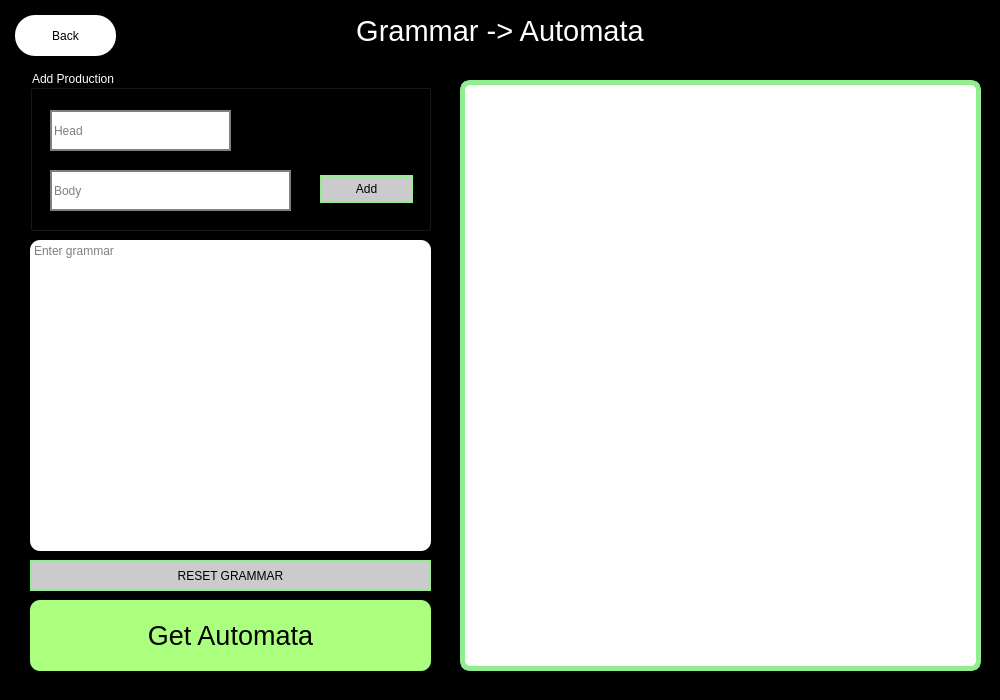
<?xml version="1.0" encoding="UTF-8"?>
<ui version="4.0">
 <class>Dialog</class>
 <widget class="QDialog" name="Dialog">
  <property name="geometry">
   <rect>
    <x>0</x>
    <y>0</y>
    <width>1000</width>
    <height>700</height>
   </rect>
  </property>
  <property name="windowTitle">
   <string>Dialog</string>
  </property>
  <property name="styleSheet">
   <string notr="true">background-color: rgb(0, 0, 0);
font: 75 20pt &quot;MS Shell Dlg 2&quot;;
color:white;</string>
  </property>
  <widget class="QLabel" name="automata_output">
   <property name="geometry">
    <rect>
     <x>460</x>
     <y>80</y>
     <width>521</width>
     <height>591</height>
    </rect>
   </property>
   <property name="styleSheet">
    <string notr="true">background-color: rgb(255, 255, 255);
border-radius:10px;
border: 5px solid lightgreen;</string>
   </property>
   <property name="text">
    <string/>
   </property>
   <property name="alignment">
    <set>Qt::AlignLeading|Qt::AlignLeft|Qt::AlignVCenter</set>
   </property>
  </widget>
  <widget class="QPushButton" name="solve_btn">
   <property name="geometry">
    <rect>
     <x>30</x>
     <y>600</y>
     <width>401</width>
     <height>71</height>
    </rect>
   </property>
   <property name="font">
    <font>
     <family>MS Shell Dlg 2</family>
     <pointsize>20</pointsize>
     <weight>9</weight>
     <italic>false</italic>
     <bold>false</bold>
    </font>
   </property>
   <property name="styleSheet">
    <string notr="true">QPushButton:hover {
    background-color: orange;
	color: white;
}

QPushButton{
background-color: rgb(170, 255, 127);
border-radius:10px;
color:black solid;
}

</string>
   </property>
   <property name="text">
    <string>Get Automata</string>
   </property>
   <property name="default">
    <bool>true</bool>
   </property>
  </widget>
  <widget class="QLabel" name="label">
   <property name="geometry">
    <rect>
     <x>0</x>
     <y>0</y>
     <width>1000</width>
     <height>61</height>
    </rect>
   </property>
   <property name="font">
    <font>
     <family>MS Shell Dlg 2</family>
     <pointsize>22</pointsize>
     <weight>9</weight>
     <italic>false</italic>
     <bold>false</bold>
    </font>
   </property>
   <property name="styleSheet">
    <string notr="true">background-color: rgb(0, 0, 0);
font: 75 22pt &quot;MS Shell Dlg 2&quot;;
padding: 10 px;
color: rgb(255, 255, 255);</string>
   </property>
   <property name="text">
    <string>Grammar -&gt; Automata</string>
   </property>
   <property name="alignment">
    <set>Qt::AlignCenter</set>
   </property>
  </widget>
  <widget class="QPushButton" name="back_btn">
   <property name="geometry">
    <rect>
     <x>15</x>
     <y>15</y>
     <width>101</width>
     <height>41</height>
    </rect>
   </property>
   <property name="styleSheet">
    <string notr="true">QPushButton:hover {
    background-color: lightgreen;
	color: white;
}
QPushButton{
font: 75 15pt &quot;MS Shell Dlg 2&quot;;
color: rgb(0, 0, 0);
background-color: rgb(255, 255, 255);
border-radius:20px;
}
</string>
   </property>
   <property name="text">
    <string>Back</string>
   </property>
  </widget>
  <widget class="QPushButton" name="reset">
   <property name="geometry">
    <rect>
     <x>30</x>
     <y>560</y>
     <width>401</width>
     <height>31</height>
    </rect>
   </property>
   <property name="styleSheet">
    <string notr="true">QPushButton:hover {
    background-color: black;
	color: white;
}
QPushButton{
background-color: rgb(203, 203, 203);
color:black;
font: 75 9pt &quot;MS Shell Dlg 2&quot;;
border:2px solid lightgreen;
}
</string>
   </property>
   <property name="text">
    <string>RESET GRAMMAR</string>
   </property>
  </widget>
  <widget class="QTextEdit" name="grammar_input">
   <property name="geometry">
    <rect>
     <x>30</x>
     <y>240</y>
     <width>401</width>
     <height>311</height>
    </rect>
   </property>
   <property name="styleSheet">
    <string notr="true">background-color: rgb(255, 255, 255);
border-radius:10px;
font: 12pt &quot;MS Shell Dlg 2&quot;;
color:black;</string>
   </property>
   <property name="placeholderText">
    <string>Enter grammar</string>
   </property>
  </widget>
  <widget class="QGroupBox" name="groupBox">
   <property name="geometry">
    <rect>
     <x>30</x>
     <y>70</y>
     <width>401</width>
     <height>161</height>
    </rect>
   </property>
   <property name="styleSheet">
    <string notr="true">font: 75 13pt &quot;MS Shell Dlg 2&quot;;</string>
   </property>
   <property name="title">
    <string>Add Production</string>
   </property>
   <widget class="QLineEdit" name="head_le">
    <property name="geometry">
     <rect>
      <x>20</x>
      <y>40</y>
      <width>181</width>
      <height>41</height>
     </rect>
    </property>
    <property name="styleSheet">
     <string notr="true">QLineEdit:hover{
border:2px solid lightgreen;
}

QLineEdit{
font:  12pt &quot;MS Shell Dlg 2&quot;;
background-color: rgb(255, 255, 255);
color:black;
border:2px solid gray;
}
</string>
    </property>
    <property name="placeholderText">
     <string>Head</string>
    </property>
   </widget>
   <widget class="QLineEdit" name="body_le">
    <property name="geometry">
     <rect>
      <x>20</x>
      <y>100</y>
      <width>241</width>
      <height>41</height>
     </rect>
    </property>
    <property name="styleSheet">
     <string notr="true">QLineEdit:hover{
border:2px solid lightgreen;
}

QLineEdit{
font:  12pt &quot;MS Shell Dlg 2&quot;;
background-color: rgb(255, 255, 255);
color:black;
border:2px solid gray;
}
</string>
    </property>
    <property name="placeholderText">
     <string>Body</string>
    </property>
   </widget>
   <widget class="QPushButton" name="add_production_btn">
    <property name="geometry">
     <rect>
      <x>290</x>
      <y>105</y>
      <width>93</width>
      <height>28</height>
     </rect>
    </property>
    <property name="styleSheet">
     <string notr="true">QPushButton:hover {
    background-color: black;
	color: white;
}
QPushButton{
background-color: rgb(203, 203, 203);
color:black;
font: 75 12pt &quot;MS Shell Dlg 2&quot;;
border:2px solid lightgreen;
}
</string>
    </property>
    <property name="text">
     <string>Add</string>
    </property>
   </widget>
  </widget>
 </widget>
 <resources/>
 <connections/>
</ui>
